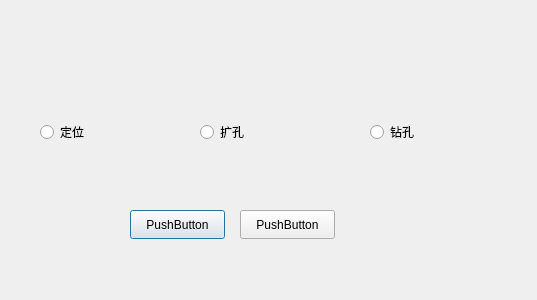
<?xml version="1.0" encoding="UTF-8"?>
<ui version="4.0">
 <class>SelectModel</class>
 <widget class="QDialog" name="SelectModel">
  <property name="geometry">
   <rect>
    <x>0</x>
    <y>0</y>
    <width>537</width>
    <height>300</height>
   </rect>
  </property>
  <property name="windowTitle">
   <string>Dialog</string>
  </property>
  <widget class="QRadioButton" name="radioButton">
   <property name="geometry">
    <rect>
     <x>40</x>
     <y>120</y>
     <width>114</width>
     <height>24</height>
    </rect>
   </property>
   <property name="text">
    <string>定位</string>
   </property>
  </widget>
  <widget class="QRadioButton" name="radioButton_2">
   <property name="geometry">
    <rect>
     <x>200</x>
     <y>120</y>
     <width>114</width>
     <height>24</height>
    </rect>
   </property>
   <property name="text">
    <string>扩孔</string>
   </property>
  </widget>
  <widget class="QRadioButton" name="radioButton_3">
   <property name="geometry">
    <rect>
     <x>370</x>
     <y>120</y>
     <width>114</width>
     <height>24</height>
    </rect>
   </property>
   <property name="text">
    <string>钻孔</string>
   </property>
  </widget>
  <widget class="QPushButton" name="pushButton">
   <property name="geometry">
    <rect>
     <x>130</x>
     <y>210</y>
     <width>95</width>
     <height>29</height>
    </rect>
   </property>
   <property name="text">
    <string>PushButton</string>
   </property>
  </widget>
  <widget class="QPushButton" name="pushButton_2">
   <property name="geometry">
    <rect>
     <x>240</x>
     <y>210</y>
     <width>95</width>
     <height>29</height>
    </rect>
   </property>
   <property name="text">
    <string>PushButton</string>
   </property>
  </widget>
 </widget>
 <resources/>
 <connections/>
</ui>
